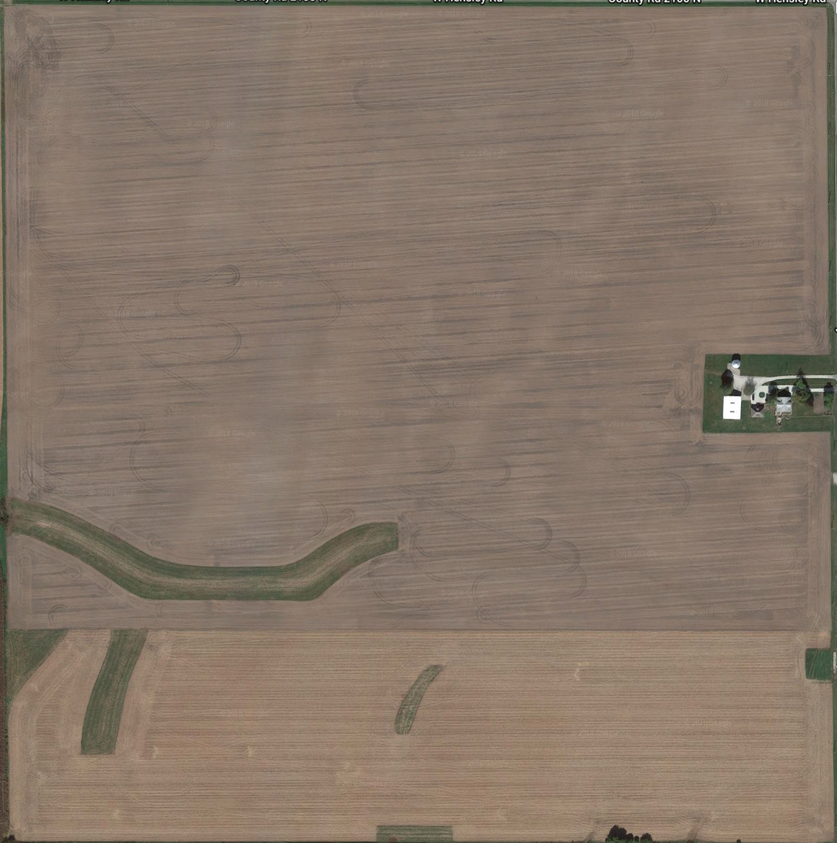
#> input picture dataset/Screenshot from 2019-02-02 13-25-09.png, 837 x 843 px, shrunk from 1588 x 1598 before the run; its folder holds only this picture in this run
$ python ws.py
#> lines starting #> are read from the running program, lines starting #| are printed output that depends on the picture; after the words box and inside, x2 and y2 are one past the last pixel; in counts of white or black regions, pixels touching at a corner belong together
import cv2
import numpy as np
import matplotlib.pyplot as plt
from skimage.segmentation import slic
from sklearn.cluster import KMeans
import os
from auto_canny import auto_canny

#load in dataset
imageset = []
cannys = []
for file in os.listdir("dataset"):
    if file.endswith(".png"):
        imageset.append(cv2.imread(os.path.join("dataset",file)))

for img in imageset:
    cv2.imshow('orig',img)
    cv2.waitKey()
    gray = cv2.cvtColor(img,cv2.COLOR_BGR2GRAY)
    ret, thresh = cv2.threshold(gray,0,255,cv2.THRESH_BINARY_INV+cv2.THRESH_OTSU)
    # noise removal
    kernel = np.ones((3,3),np.uint8)
    opening = cv2.morphologyEx(thresh,cv2.MORPH_OPEN,kernel, iterations = 2)
    # sure background area
    sure_bg = cv2.dilate(opening,kernel,iterations=3)
    # Finding sure foreground area
    dist_transform = cv2.distanceTransform(opening,cv2.DIST_L2,5)
    ret, sure_fg = cv2.threshold(dist_transform,0.7*dist_transform.max(),255,0)
    # Finding unknown region
    sure_fg = np.uint8(sure_fg)
    unknown = cv2.subtract(sure_bg,sure_fg)
    # Marker labelling
    ret, markers = cv2.connectedComponents(sure_fg)
    # Add one to all labels so that sure background is not 0, but 1
    markers = markers+1
    # Now, mark the region of unknown with zero
    markers[unknown==255] = 0
    markers = cv2.watershed(img,markers)
    img[markers == -1] = [255,0,0]
    cv2.imshow('markers',img)
    cv2.waitKey()
#> this loop made 1 pass
#> kernel on pass 1: [[1, 1, 1], [1, 1, 1], [1, 1, 1]]
#> pass 1, `gray = cv2.cvtColor(img,cv2.COLOR_BGR2GRAY)`:
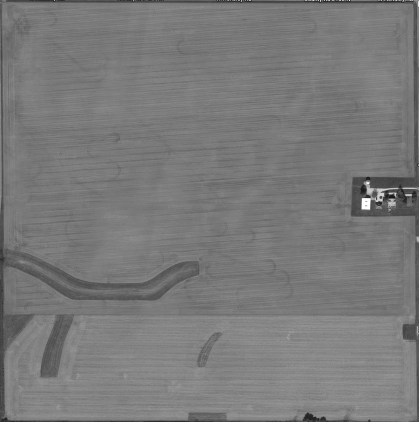
#> gray: shape (843, 837) (shown at 1/2 size); min 7, max 255, mean 121.5
#> pass 1, `ret, thresh = cv2.threshold(gray,0,255,cv2.THRESH_BINARY_INV+cv2.THRES..`:
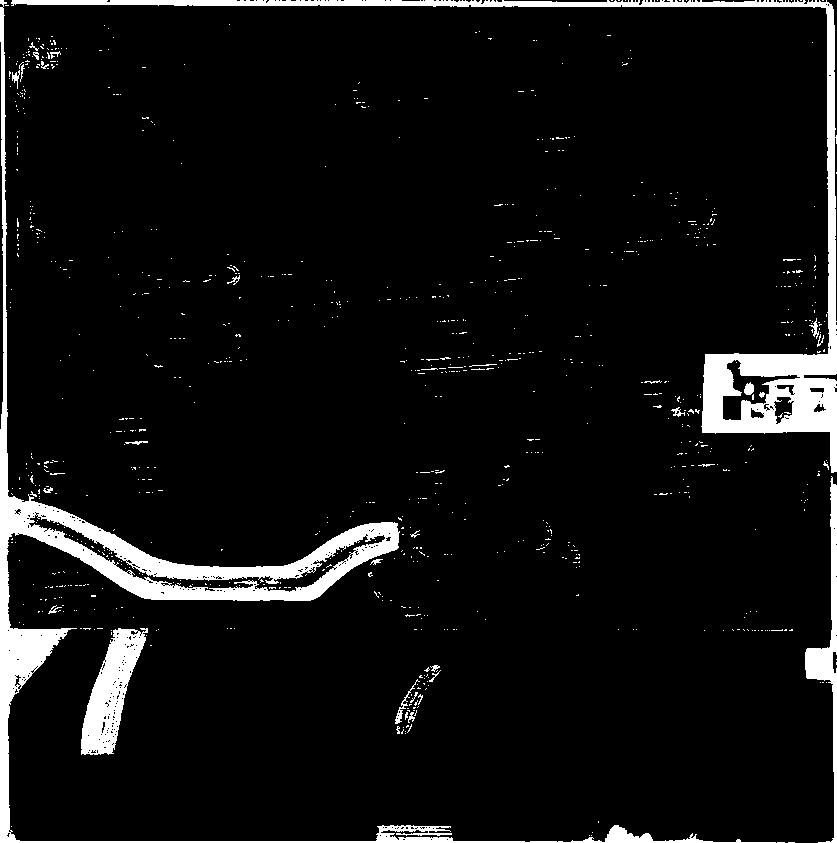
#> thresh: shape (843, 837); 6.8% white; 902 white regions (869 under 20 px), largest, box (x1, y1, x2, y2) and area: (0, 0, 776, 843) 22172, (11, 0, 837, 473) 15831, (81, 628, 148, 755) 4099
#> pass 1, `sure_bg = cv2.dilate(opening,kernel,iterations=3)`:
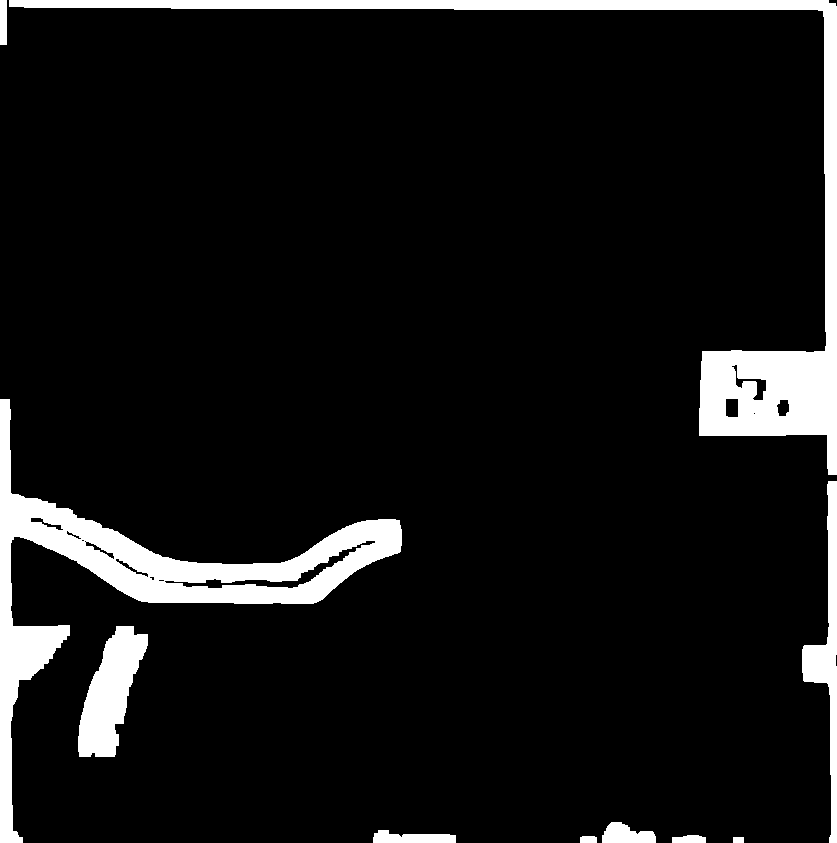
#> sure_bg: shape (843, 837); 8.3% white; 10 white regions, largest, box (x1, y1, x2, y2) and area: (0, 399, 402, 843) 24396, (9, 0, 837, 475) 23223, (78, 626, 148, 757) 5087
#> after the loop:
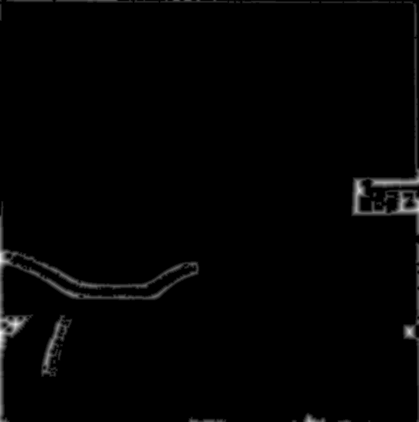
#> dist_transform: shape (843, 837) float32 (shown at 1/2 size); min 0, max 17.38, mean 0.218; drawn with min black and max white
#> after the loop:
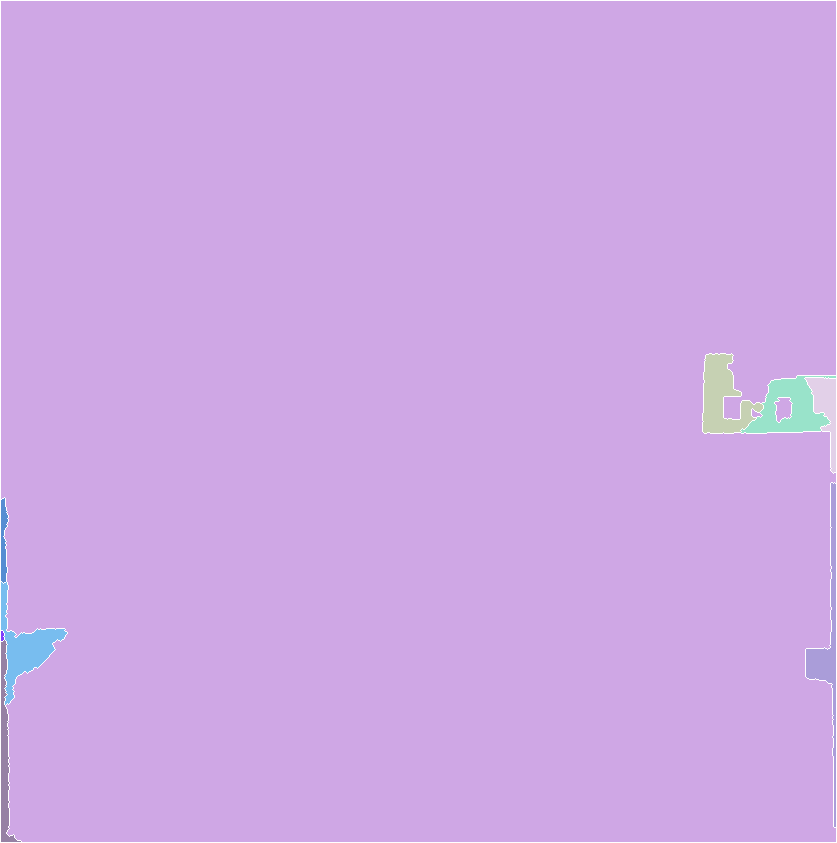
#> markers: shape (843, 837) int32; 10 distinct labels, from -1 to 9; one colour per label, 0 black, -1 white
#> after the loop:
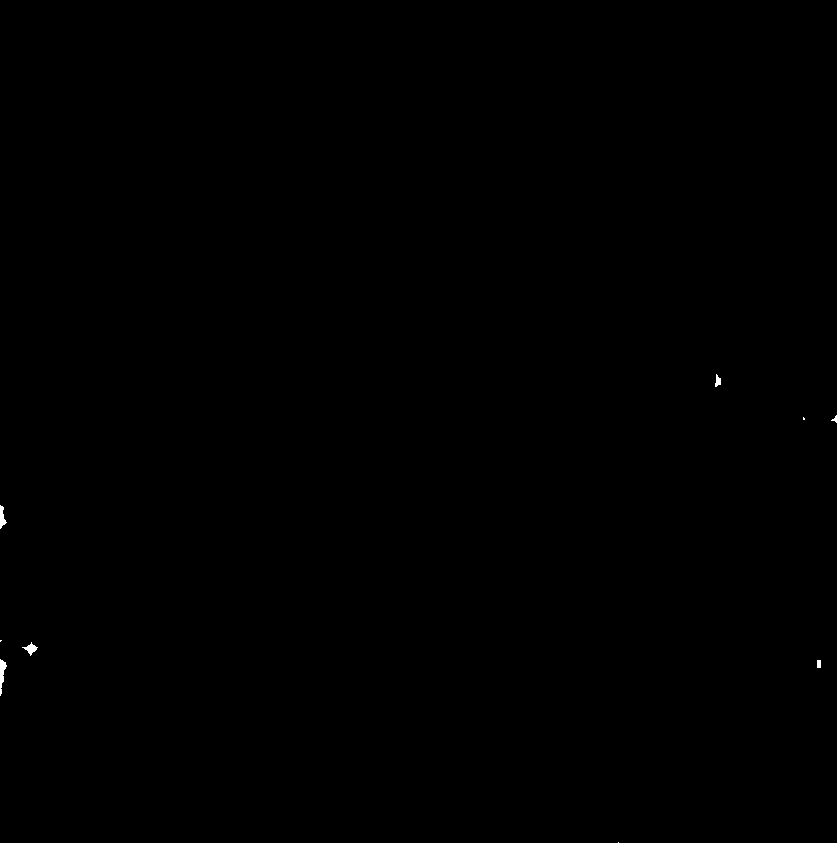
#> sure_fg: shape (843, 837); 0.06% white; 9 white regions (3 under 20 px), largest, box (x1, y1, x2, y2) and area: (0, 659, 7, 696) 130, (0, 505, 7, 529) 91, (22, 642, 38, 656) 89, (715, 374, 721, 387) 50, (817, 660, 821, 668) 32, (831, 415, 837, 423) 22
cv2.destroyAllWindows()
